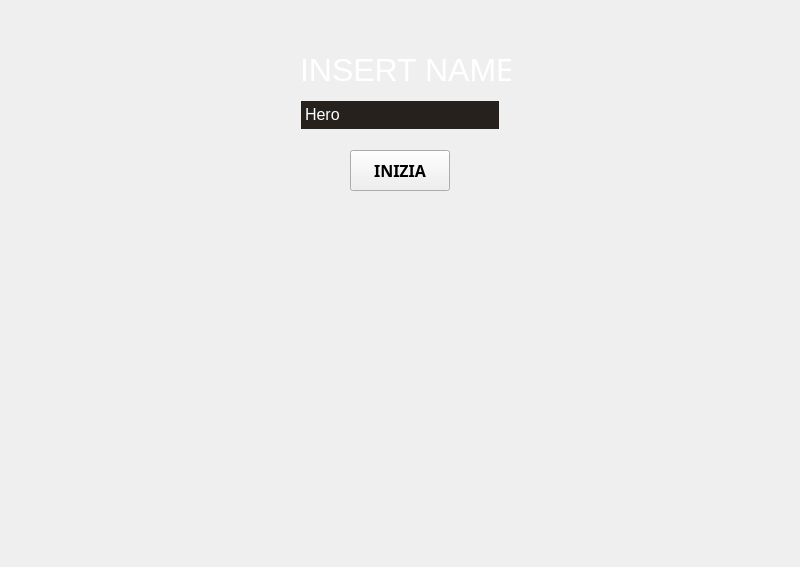
   <widget class="QWidget" name="startScreen" native="true">
    <property name="geometry">
     <rect>
      <x>0</x>
      <y>0</y>
      <width>800</width>
      <height>567</height>
     </rect>
    </property>
    <property name="autoFillBackground">
     <bool>false</bool>
    </property>
    <property name="styleSheet">
     <string notr="true">background: url(:/Resources/Resources/startScreen.png)</string>
    </property>
    <widget class="QWidget" name="widget" native="true">
     <property name="geometry">
      <rect>
       <x>0</x>
       <y>0</y>
       <width>800</width>
       <height>600</height>
      </rect>
     </property>
     <property name="font">
      <font>
       <pointsize>12</pointsize>
       <weight>75</weight>
       <bold>true</bold>
      </font>
     </property>
     <property name="autoFillBackground">
      <bool>false</bool>
     </property>
     <property name="styleSheet">
      <string notr="true">background: url(:/Resources/Resources/startScreen.png)</string>
     </property>
     <widget class="QPushButton" name="inizia">
      <property name="geometry">
       <rect>
        <x>350</x>
        <y>150</y>
        <width>100</width>
        <height>41</height>
       </rect>
      </property>
      <property name="font">
       <font>
        <family>Segoe UI Semibold</family>
        <pointsize>12</pointsize>
        <weight>75</weight>
        <bold>true</bold>
       </font>
      </property>
      <property name="text">
       <string>INIZIA</string>
      </property>
     </widget>
    </widget>
    <widget class="QLabel" name="label">
     <property name="geometry">
      <rect>
       <x>300</x>
       <y>50</y>
       <width>211</width>
       <height>41</height>
      </rect>
     </property>
     <property name="font">
      <font>
       <pointsize>24</pointsize>
      </font>
     </property>
     <property name="styleSheet">
      <string notr="true"/>
     </property>
     <property name="text">
      <string>&lt;html&gt;&lt;head/&gt;&lt;body&gt;&lt;p&gt;&lt;span style=&quot; color:#ffffff;&quot;&gt;INSERT NAME&lt;/span&gt;&lt;/p&gt;&lt;/body&gt;&lt;/html&gt;</string>
     </property>
     <property name="textFormat">
      <enum>Qt::RichText</enum>
     </property>
    </widget>
    <widget class="QTextEdit" name="playerStartName">
     <property name="geometry">
      <rect>
       <x>300</x>
       <y>100</y>
       <width>200</width>
       <height>30</height>
      </rect>
     </property>
     <property name="palette">
      <palette>
       <active>
        <colorrole role="WindowText">
         <brush brushstyle="SolidPattern">
          <color alpha="255">
           <red>255</red>
           <green>255</green>
           <blue>255</blue>
          </color>
         </brush>
        </colorrole>
        <colorrole role="Button">
         <brush brushstyle="SolidPattern">
          <color alpha="0">
           <red>255</red>
           <green>255</green>
           <blue>255</blue>
          </color>
         </brush>
        </colorrole>
        <colorrole role="Text">
         <brush brushstyle="SolidPattern">
          <color alpha="255">
           <red>255</red>
           <green>255</green>
           <blue>255</blue>
          </color>
         </brush>
        </colorrole>
        <colorrole role="ButtonText">
         <brush brushstyle="SolidPattern">
          <color alpha="255">
           <red>255</red>
           <green>255</green>
           <blue>255</blue>
          </color>
         </brush>
        </colorrole>
        <colorrole role="Base">
         <brush brushstyle="NoBrush">
          <color alpha="255">
           <red>0</red>
           <green>0</green>
           <blue>0</blue>
          </color>
         </brush>
        </colorrole>
        <colorrole role="Window">
         <brush brushstyle="SolidPattern">
          <color alpha="0">
           <red>255</red>
           <green>255</green>
           <blue>255</blue>
          </color>
         </brush>
        </colorrole>
       </active>
       <inactive>
        <colorrole role="WindowText">
         <brush brushstyle="SolidPattern">
          <color alpha="255">
           <red>255</red>
           <green>255</green>
           <blue>255</blue>
          </color>
         </brush>
        </colorrole>
        <colorrole role="Button">
         <brush brushstyle="SolidPattern">
          <color alpha="0">
           <red>255</red>
           <green>255</green>
           <blue>255</blue>
          </color>
         </brush>
        </colorrole>
        <colorrole role="Text">
         <brush brushstyle="SolidPattern">
          <color alpha="255">
           <red>255</red>
           <green>255</green>
           <blue>255</blue>
          </color>
         </brush>
        </colorrole>
        <colorrole role="ButtonText">
         <brush brushstyle="SolidPattern">
          <color alpha="255">
           <red>255</red>
           <green>255</green>
           <blue>255</blue>
          </color>
         </brush>
        </colorrole>
        <colorrole role="Base">
         <brush brushstyle="NoBrush">
          <color alpha="255">
           <red>0</red>
           <green>0</green>
           <blue>0</blue>
          </color>
         </brush>
        </colorrole>
        <colorrole role="Window">
         <brush brushstyle="SolidPattern">
          <color alpha="0">
           <red>255</red>
           <green>255</green>
           <blue>255</blue>
          </color>
         </brush>
        </colorrole>
       </inactive>
       <disabled>
        <colorrole role="WindowText">
         <brush brushstyle="SolidPattern">
          <color alpha="255">
           <red>255</red>
           <green>255</green>
           <blue>255</blue>
          </color>
         </brush>
        </colorrole>
        <colorrole role="Button">
         <brush brushstyle="SolidPattern">
          <color alpha="0">
           <red>255</red>
           <green>255</green>
           <blue>255</blue>
          </color>
         </brush>
        </colorrole>
        <colorrole role="Text">
         <brush brushstyle="SolidPattern">
          <color alpha="255">
           <red>255</red>
           <green>255</green>
           <blue>255</blue>
          </color>
         </brush>
        </colorrole>
        <colorrole role="ButtonText">
         <brush brushstyle="SolidPattern">
          <color alpha="255">
           <red>255</red>
           <green>255</green>
           <blue>255</blue>
          </color>
         </brush>
        </colorrole>
        <colorrole role="Base">
         <brush brushstyle="NoBrush">
          <color alpha="255">
           <red>0</red>
           <green>0</green>
           <blue>0</blue>
          </color>
         </brush>
        </colorrole>
        <colorrole role="Window">
         <brush brushstyle="SolidPattern">
          <color alpha="0">
           <red>255</red>
           <green>255</green>
           <blue>255</blue>
          </color>
         </brush>
        </colorrole>
       </disabled>
      </palette>
     </property>
     <property name="font">
      <font>
       <pointsize>12</pointsize>
      </font>
     </property>
     <property name="autoFillBackground">
      <bool>false</bool>
     </property>
     <property name="styleSheet">
      <string notr="true">background: rgba(255, 255, 255, 0);color : white;</string>
     </property>
     <property name="inputMethodHints">
      <set>Qt::ImhLatinOnly</set>
     </property>
     <property name="lineWidth">
      <number>70</number>
     </property>
     <property name="html">
      <string>&lt;!DOCTYPE HTML PUBLIC &quot;-//W3C//DTD HTML 4.0//EN&quot; &quot;http://www.w3.org/TR/REC-html40/strict.dtd&quot;&gt;
&lt;html&gt;&lt;head&gt;&lt;meta name=&quot;qrichtext&quot; content=&quot;1&quot; /&gt;&lt;style type=&quot;text/css&quot;&gt;
p, li { white-space: pre-wrap; }
&lt;/style&gt;&lt;/head&gt;&lt;body style=&quot; font-family:'MS Shell Dlg 2'; font-size:12pt; font-weight:400; font-style:normal;&quot; bgcolor=&quot;#26211d&quot;&gt;
&lt;p style=&quot; margin-top:0px; margin-bottom:0px; margin-left:0px; margin-right:0px; -qt-block-indent:0; text-indent:0px;&quot;&gt;Hero&lt;/p&gt;&lt;/body&gt;&lt;/html&gt;</string>
     </property>
     <property name="overwriteMode">
      <bool>true</bool>
     </property>
     <property name="acceptRichText">
      <bool>false</bool>
     </property>
     <property name="cursorWidth">
      <number>0</number>
     </property>
    </widget>
   </widget>
